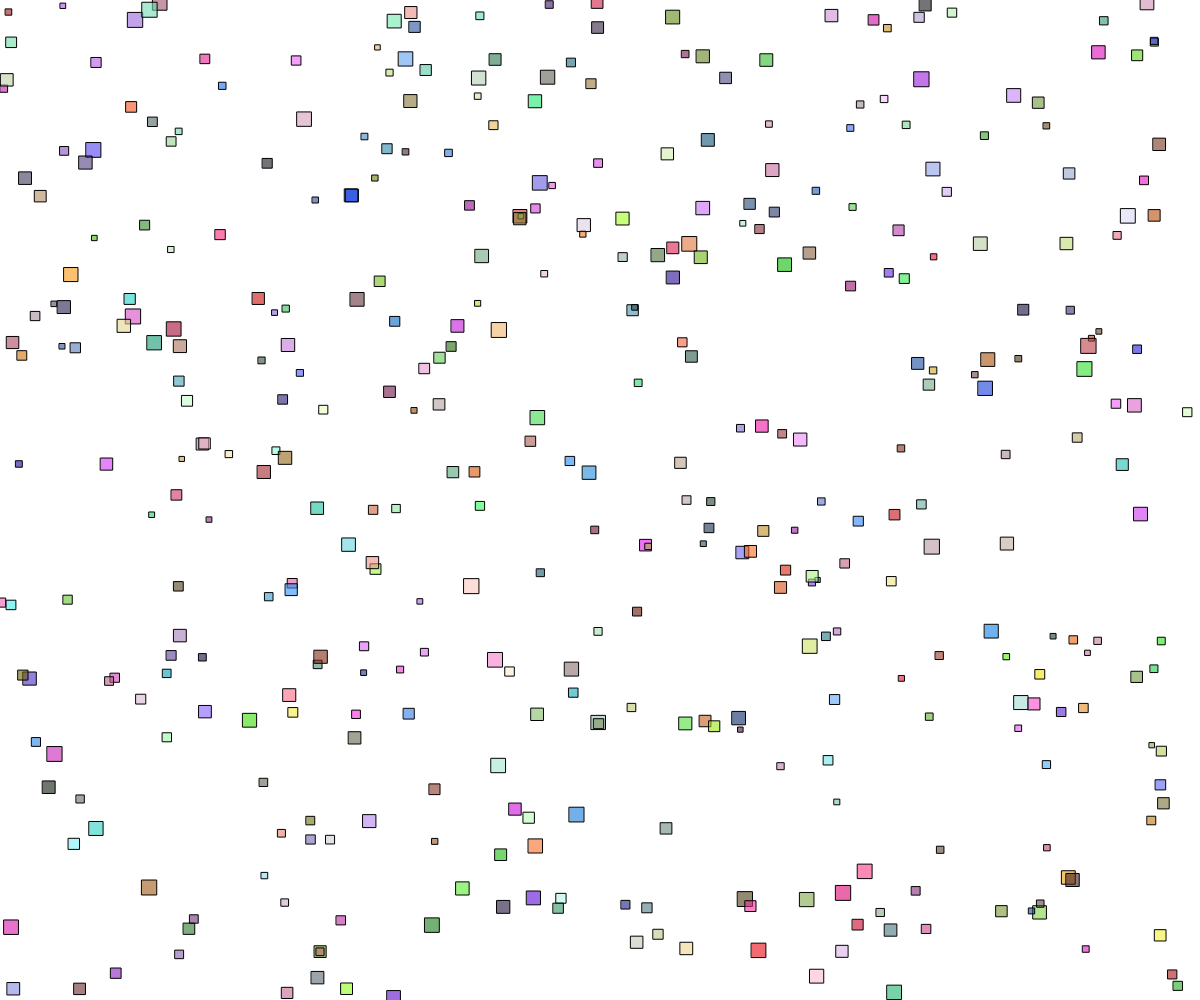
Frame 1 (no input)
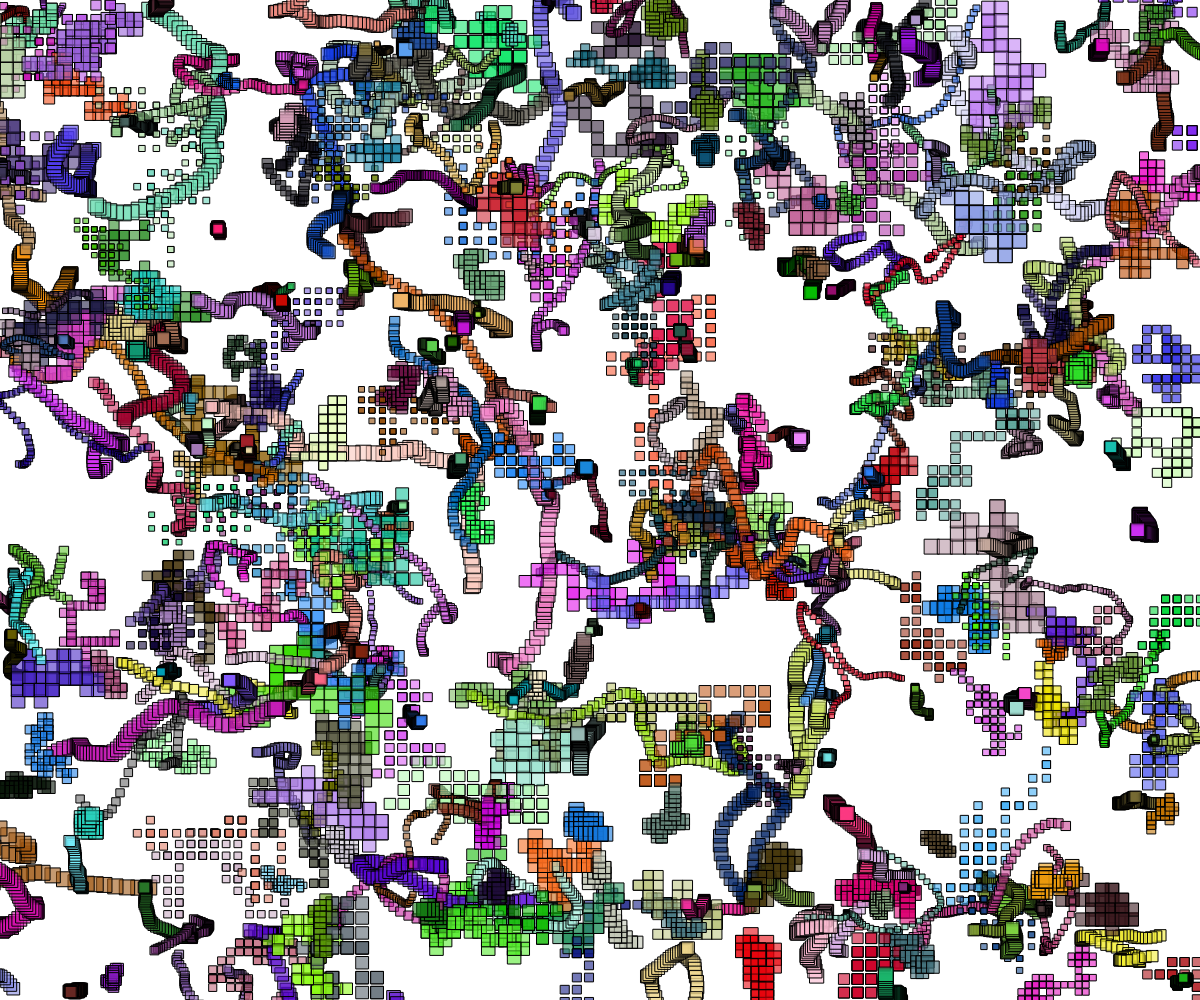
Frame 60 (no input)
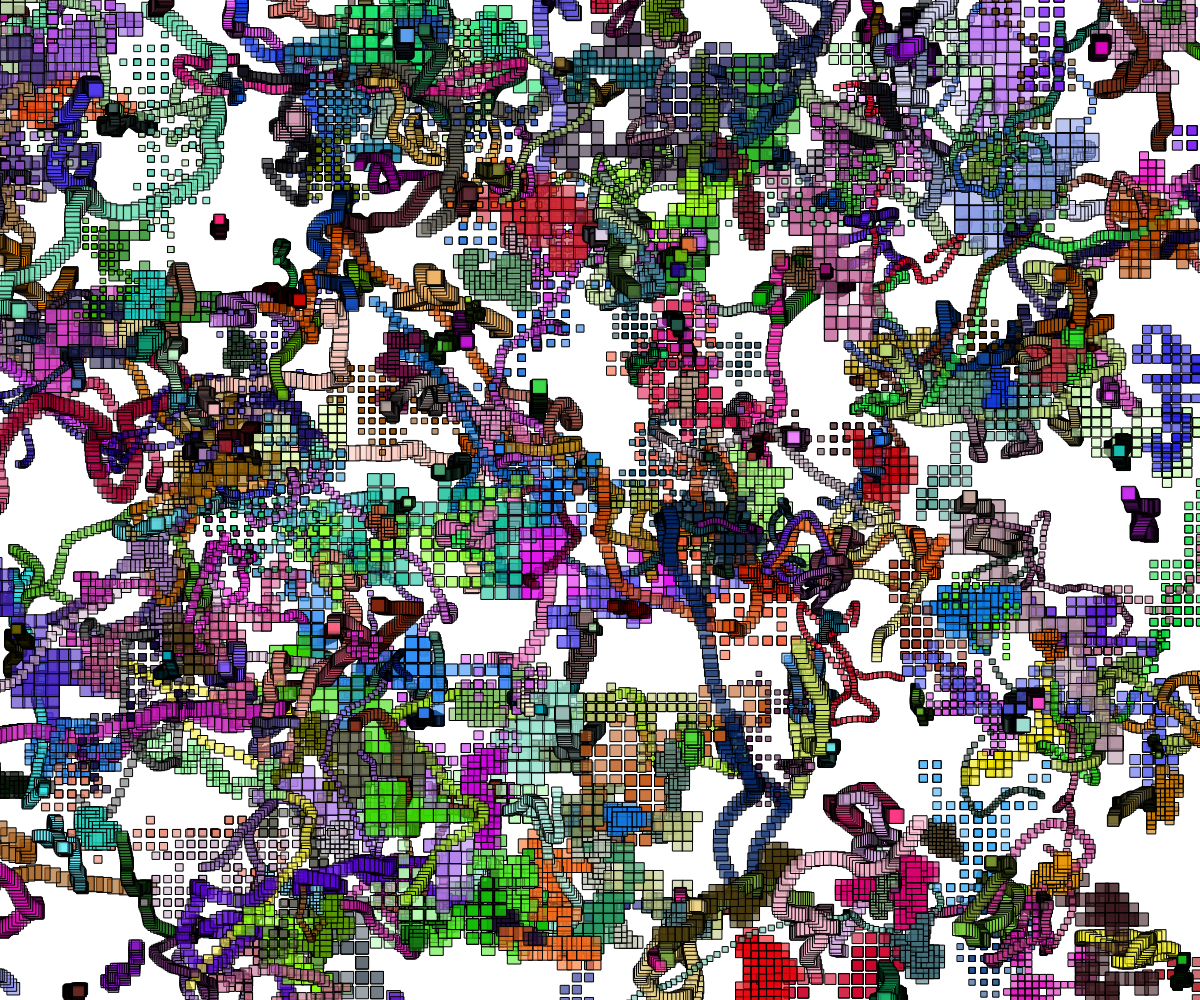
Frame 120 (the mouse pressed at the canvas centre since frame 60)

The p5.js sketch that drew these frames (run headless with seeded random() and noise() and a simulated clock; from frame 60 on, the mouse is pressed at the canvas centre):

// p5.js sketch
// ── sketch.js
// Project Title
// Your Name
// Date
//
// Extra for Experts:
// - describe what you did to take this project "above and beyond"

let walkers = [];
const NUM_WALKERS = 400;
function setup() {
  createCanvas(windowWidth, windowHeight);
  for (let i = 0; i < NUM_WALKERS; i++) {
    walkers.push(new Walker(random(width), random(height)));
  }
}

function draw() {
  //background(220);
  for (let i = 0; i < NUM_WALKERS; i++) {
    if (walkers[i].movementType === 0) {
      walkers[i].movePerlin();
    }
    else {
      walkers[i].move();
    }
    walkers[i].display();
  }
}


class Walker {
  //Constructor and Class Properties
  constructor(x_, y_) {
    this.movementType = Math.floor(random(2));
    this.x = x_;
    this.y = y_;
    this.c = color(random(255), random(255), random(255), 150);
    this.speed = random(1, 15);
    this.size = random(5, 15);
    this.xOff = random(200);
    this.yOff = random(200);
  }
  //Class Methods
  display() {
    rectMode(CENTER);
    fill(this.c);
    rect(this.x, this.y, this.size, this.size);
  }

  move() {
    let myChoice = Math.floor(random(4));
    print(myChoice);
    if (myChoice === 0) { //RIGHT
      this.x += this.speed;
    }
    else if (myChoice === 1) { //LEFT
      this.x -= this.speed;
    }
    else if (myChoice === 2) { //UP
      this.y -= this.speed;
    }
    else { //DOWN
      this.y += this.speed;
    }
  }

  movePerlin() {
    this.x += map(noise(this.xOff), 0, 1, -this.speed, this.speed);
    this.y += map(noise(this.yOff), 0, 1, -this.speed, this.speed);
    this.xOff += 0.08;
    this.yOff += 0.08;
  }

}
